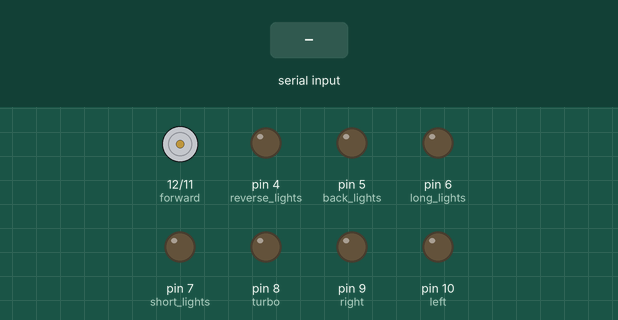
This sketch was run on a simulated Arduino Uno, built with avr-gcc and run on an emulated ATmega328P. Shown: motor-driver pin pairs drawn as motors (green arrow = first pin HIGH = forward, orange = second pin HIGH = backward, longer = more drive), output pins drawn as LEDs (lit = HIGH). The test bench sets the inputs (shaded band). What the sketch prints to the serial monitor is not drawn.

Above: at 1.2 s.
1.3 s: "f" received over Serial
At 1.8 s:
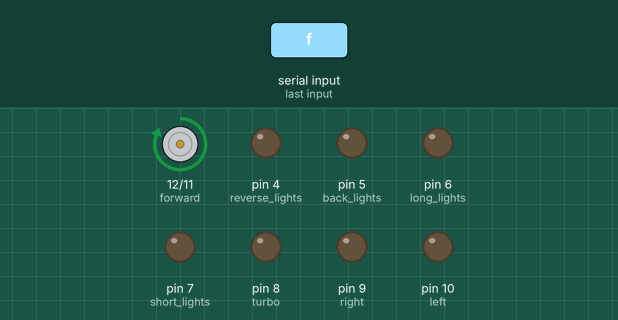
2.8 s: byte 101 ('e') received over Serial
At 4.0 s:
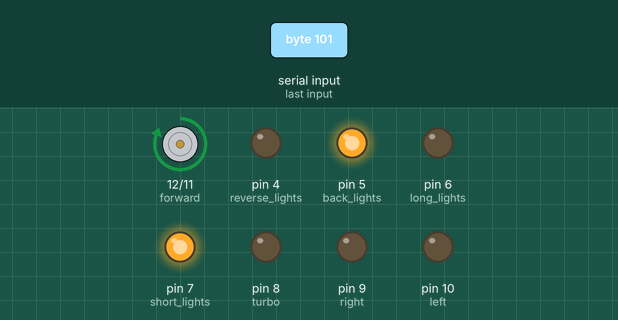
4.3 s: byte 103 ('g') received over Serial
At 5.2 s:
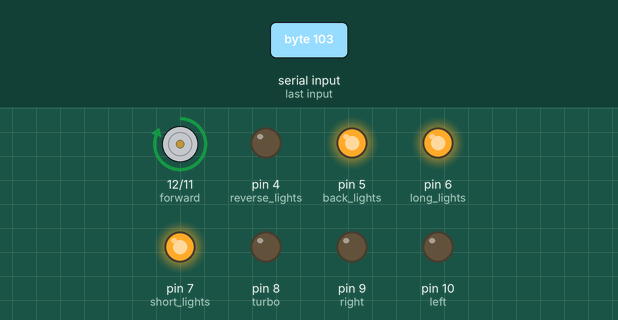
5.8 s: byte 97 ('a') received over Serial
At 6.4 s:
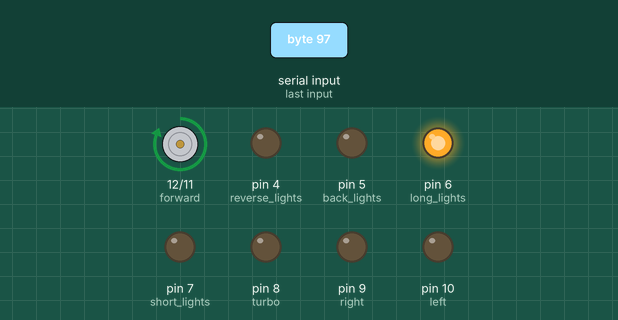
7.3 s: "z" received over Serial
At 8.5 s:
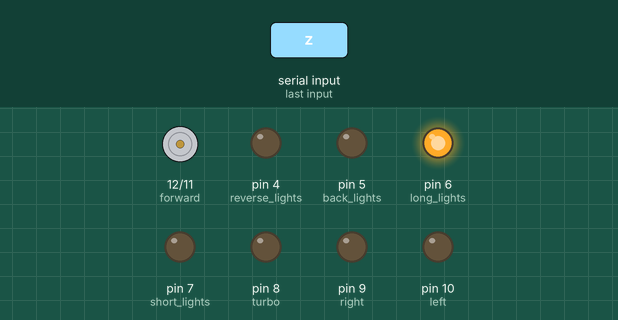
8.8 s: "d" received over Serial
At 9.9 s:
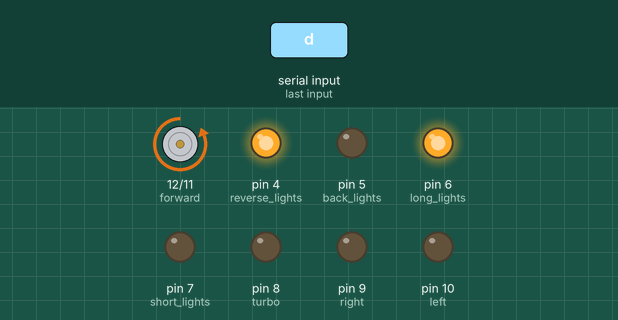
Timing chart, 0 to 11.3 s (numbered marks = the images above; inputs shaded):
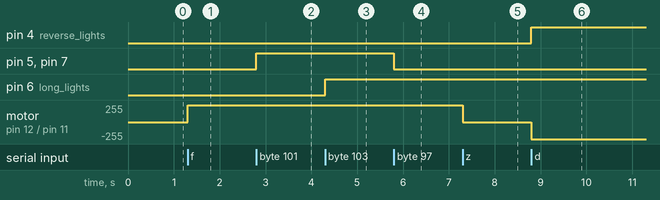

The sketch:

Mobot_RC_car_tested_2313.ino
```cpp
/*
  MOBOT BTCar
  Author: Daniel Garrote
  Project: MOBOT
  Project URL: www.mobot.es
*/

int forward = 12; 	// Pin 12 - Forward
int reverse = 11;	// Pin 11 - Reverse
int left = 10;		// Pin 10 - Left
int right = 9;		// Pin 9  - Right
int turbo = 8;		// Pin 8  - Turbo
int short_lights = 7;	// Pin 7  - Short Lights
int long_lights = 6;	// Pin 6  - Long Lights
int back_lights = 5;	// Pin 5  - Back Lights
int reverse_lights = 4;	// Pin 4  - Reverse Lights

char val;  // Variable to receive data from the serial port
void setup() {
  // initialize the digital pins as output
  pinMode(forward, OUTPUT);
  pinMode(reverse, OUTPUT);
  pinMode(left, OUTPUT);
  pinMode(right, OUTPUT);
  pinMode(turbo, OUTPUT);
  pinMode(short_lights, OUTPUT);
  pinMode(long_lights, OUTPUT);
  pinMode(back_lights, OUTPUT);
  pinMode(reverse_lights, OUTPUT);

  // Configuration commands for Bluetooth Bee
  Serial.begin(38400);

}
// Fordward action
void go_forward() {
  digitalWrite(forward, HIGH);
  digitalWrite(turbo, LOW);
  digitalWrite(reverse, LOW);
}

// Stop Forward action
void stop_go_forward() {
  digitalWrite(forward, LOW);
}

// Reverse action
void go_reverse() {
  digitalWrite(reverse, HIGH);
  digitalWrite(forward, LOW);
  digitalWrite(turbo, LOW);
  digitalWrite(reverse_lights, HIGH);
}

// Stop Reverse action
void stop_go_reverse() {
  digitalWrite(reverse, LOW);
  digitalWrite(reverse_lights, LOW);
}

// Turbo action
void go_turbo() {
  digitalWrite(turbo, HIGH);
  digitalWrite(forward, LOW);
  digitalWrite(reverse, LOW);
}

// Stop Turbo action
void stop_go_turbo() {
  digitalWrite(turbo, LOW);
}

// Left action
void go_left() {
  digitalWrite(left, HIGH);
  digitalWrite(right, LOW);
}

// Right action
void go_right() {
  digitalWrite(right, HIGH);
  digitalWrite(left, LOW);
}

// Stop turn action
void stop_turn() {
  digitalWrite(right, LOW);
  digitalWrite(left, LOW);
}

// Stop car
void stop_car() {
  digitalWrite(forward, LOW);
  digitalWrite(reverse, LOW);
  digitalWrite(turbo, LOW);
  digitalWrite(right, LOW);
  digitalWrite(left, LOW);
  digitalWrite(reverse_lights, LOW);
}

// Short Lights ON
void lights_on() {
  digitalWrite(short_lights, HIGH);
  digitalWrite(back_lights, HIGH);
}

// Short Lights OFF
void lights_off() {
  digitalWrite(short_lights, LOW);
  digitalWrite(back_lights, LOW);
}

// Long Lights ON
void long_lights_on() {
  digitalWrite(long_lights, HIGH);
}

// Long Lights OFF
void long_lights_off() {
  digitalWrite(long_lights, LOW);
}

// Reverse Lights ON
void back_lights_on() {
  digitalWrite(reverse_lights, HIGH);
}
// Reverse Lights OFF
void back_lights_off() {
  digitalWrite(reverse_lights, LOW);
}
// Read serial port and perform command
void performCommand() {
  if (Serial.available()) {
    val = Serial.read();
    Serial.write(val);
  }
    if (val == 'f') { // Forward
      go_forward();
    } else if (val == 'z') { // Stop Forward
      stop_go_forward();
    } else if (val == 'd') { // Backward
      go_reverse();
    } else if (val == 'y') { // Stop Backward
      stop_go_reverse();
    } else if (val == 'c') { // Turbo
      go_turbo();
    } else if (val == 'x') { // Stop Turbo
      stop_go_turbo();
    } else if (val == 'r') { // Right
      go_right();
    } else if (val == 'l') { // Left
      go_left();
    } else if (val == 'v') { // Stop Turn
      stop_turn();
    } else if (val == 's') { // Stop
      stop_car();
    } else if (val == 'e') { // Short Lights
      lights_on();
    } else if (val == 'a') { // Stop Short Lights
      lights_off();
    } else if (val == 'g') { // Long Lights
      long_lights_on();
    } else if (val == 'h') { // Stop Long Lights
      long_lights_off();
    }
 }
void loop() {
  performCommand();
}
```

Measured:
- after the input at 1.3 s, motor on pin 12 (forward) / pin 11 (reverse): stopped → forward 255/255 at once
- after the input at 2.8 s, pin 5 (back_lights), pin 7 (short_lights): LOW → HIGH at once
- after the input at 4.3 s, pin 6 (long_lights): LOW → HIGH at once
- after the input at 5.8 s, pin 5 (back_lights), pin 7 (short_lights): HIGH → LOW at once
- after the input at 7.3 s, motor on pin 12 (forward) / pin 11 (reverse): forward 255/255 → stopped at once
- after the input at 8.8 s, pin 4 (reverse_lights): LOW → HIGH at once; motor on pin 12 (forward) / pin 11 (reverse): stopped → backward 255/255 at once
